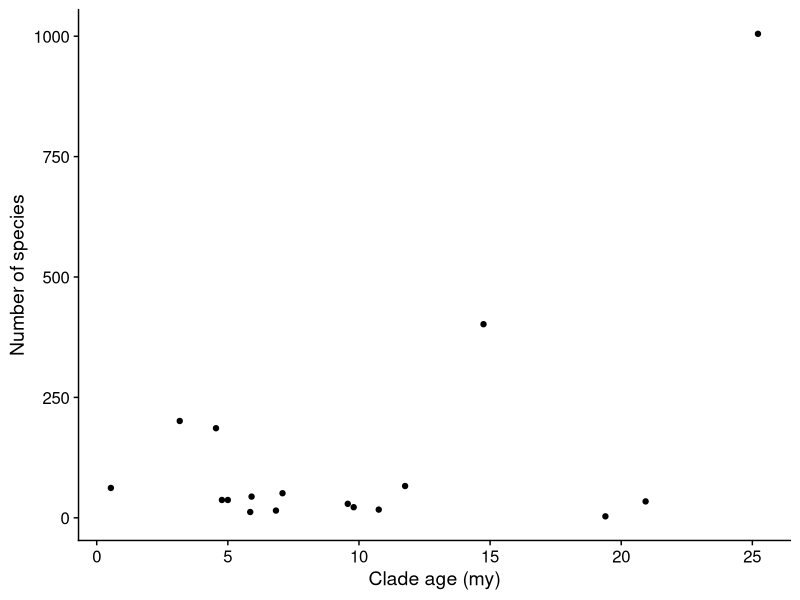
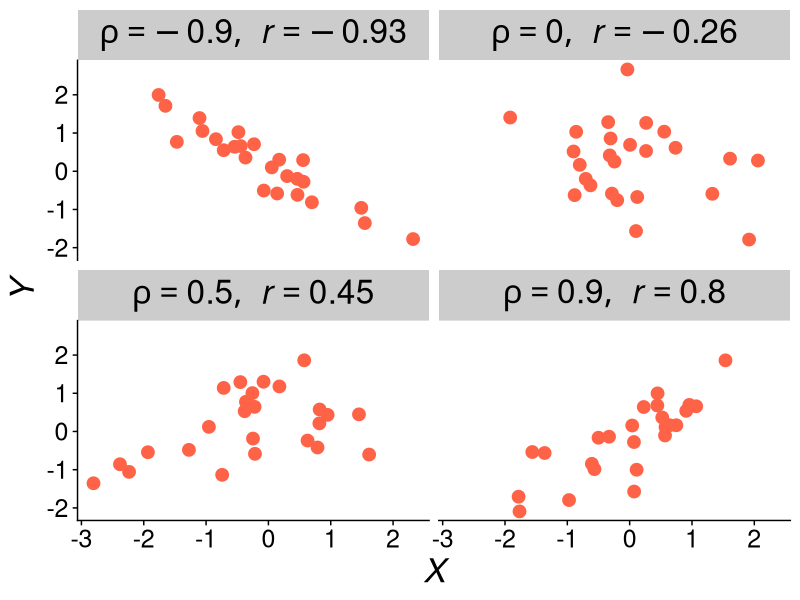
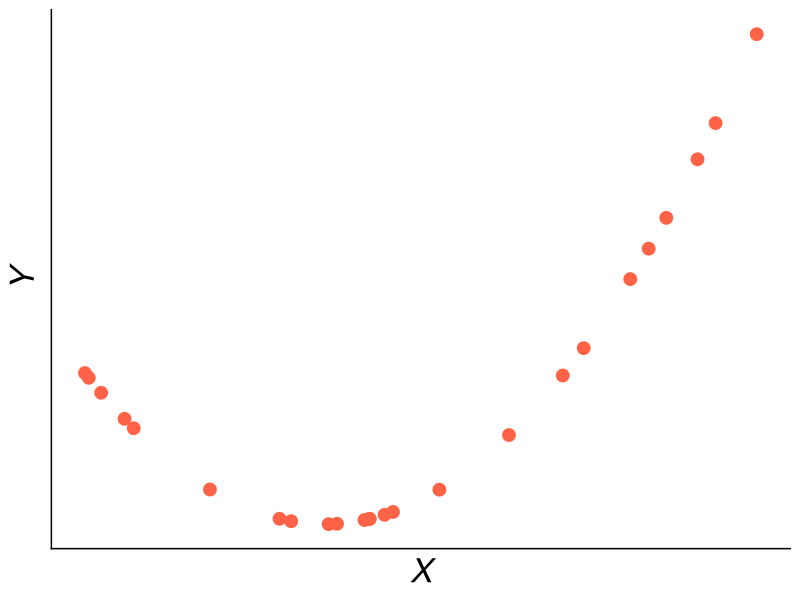
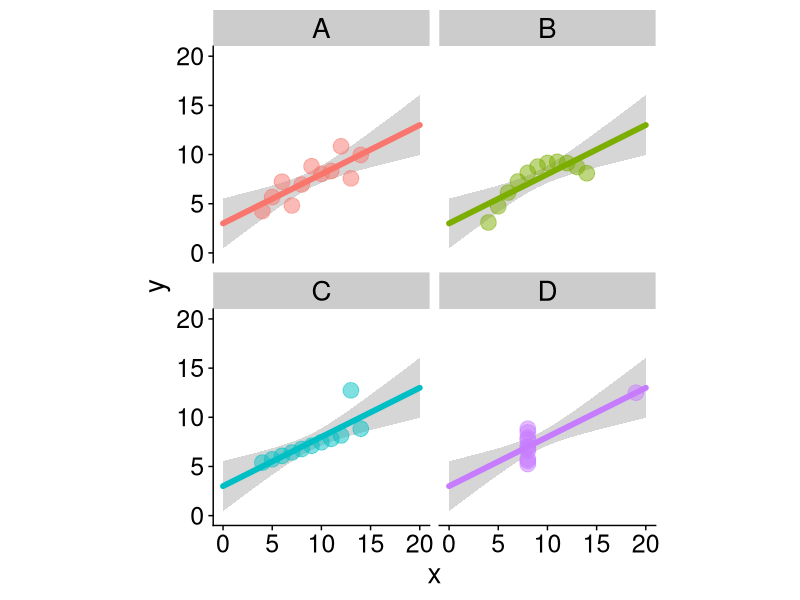
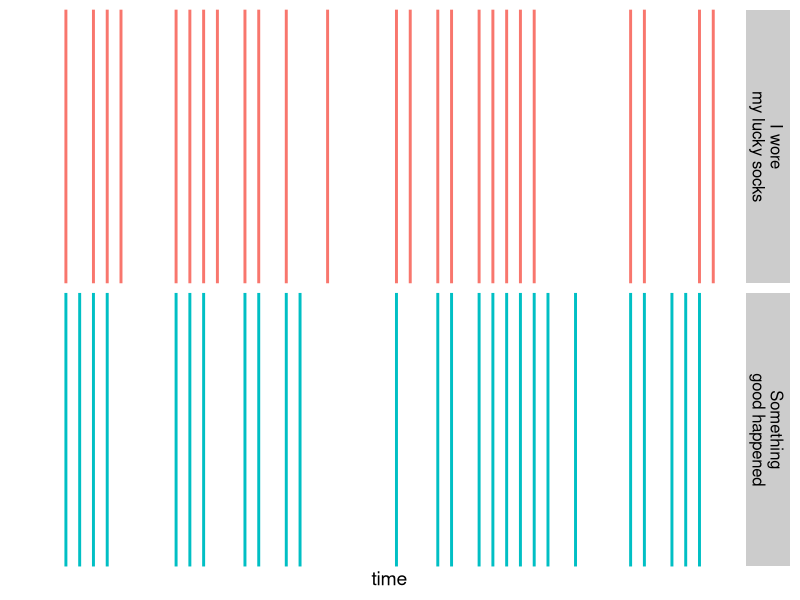
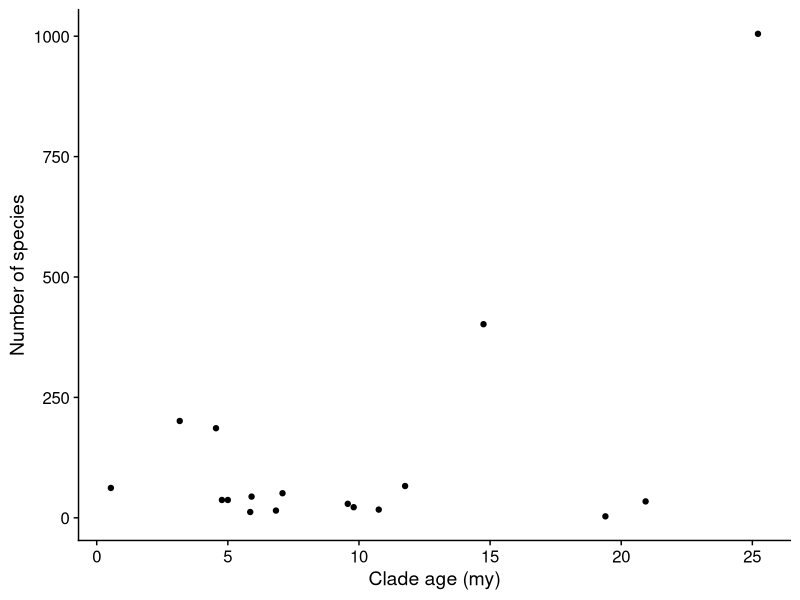

The R source for these figures, in order:
## ---- chunk 1
knitr::opts_chunk$set(echo = FALSE, warning = FALSE,
                      message = FALSE, eval = TRUE)

library(cowplot)
library(ggplot2)
library(dplyr)
library(viridis)
library(glue)
library(stringr)
library(tidyr)
library(purrr)
library(magrittr)
## ---- chunk 2
#| fig-align: center
#| fig-width: 4
#| fig-height: 3
#| out-width: "6.5in"

hi_insect <- read.csv("../data/hembry_etal.csv")
hi_insect$clade_richness <- round(hi_insect$clade_richness)

ggplot(hi_insect, aes(x = clade_age, y = clade_richness)) +
    geom_point() +
    theme_cowplot() +
    xlab("Clade age (my)") +
    ylab("Number of species")
## ---- chunk 3
#| fig-align: center
#| fig-width: 7
#| fig-height: 5.5
#| out-width: "9in"

set.seed(20210420)
df <- c(-0.9, 0, 0.5, 0.9) %>%
  map_dfr(~ {
    ret <- MASS::mvrnorm(25, rep(0, 2), matrix(c(1, .x, .x, 1), ncol = 2)) %>%
  as_tibble(.name_repair = NULL) %>%
  rename(X = V1, Y = V2) %>%
  mutate(rho = .x)
    ret$r <- cor(ret$X, ret$Y)
    ret
  }) %>%
  mutate(label = str_c("list(rho==", rho, ",~italic(r)==", round(r, 2), ")"))

ggplot(df, aes(X, Y, label = label)) +
  facet_wrap(label ~ ., nrow = 2, labeller = label_parsed) +
  geom_point(color = "tomato", size = 4) +
  xlab(expression(italic(X))) +
  ylab(expression(italic(Y))) +
  theme_cowplot() +
  theme(
    axis.text = element_text(size = 18),
    axis.title = element_text(size = 24),
    strip.text = element_text(size = 24)
  )
## ---- chunk 4
#| echo: true

head(hi_insect, n = 3)

cor(hi_insect$clade_age, hi_insect$clade_richness)
## ---- chunk 5
#| echo: true

cor.test(hi_insect$clade_age, hi_insect$clade_richness)
## ---- chunk 6
cor.test(hi_insect$clade_age, hi_insect$clade_richness)
## ---- chunk 7
cor.test(hi_insect$clade_age, hi_insect$clade_richness)
## ---- chunk 8
#| echo: true
#| warning: false

cor.test(hi_insect$clade_age, hi_insect$clade_richness,
         method = "spearman")
## ---- chunk 9
set.seed(20210420)
df <- tibble(
  X = runif(25, -2, 3),
  Y = -1 + X + 2 * X ^ 2
)
## ---- chunk 10
#| fig-align: center
#| fig-width: 5
#| fig-height: 4
#| out-width: "6.5in"

ggplot(df, aes(X, Y)) +
  geom_point(color = "tomato", size = 4) +
  xlab(expression(italic(X))) +
  ylab(expression(italic(Y))) +
  theme_cowplot() +
  theme(
    axis.text = element_blank(),
    axis.ticks = element_blank(),
    axis.title = element_text(size = 24)
  )
## ---- chunk 11
#| fig-align: center
#| fig-width: 6
#| fig-height: 6
#| out-width: "7in"

anscombe_tidy <- anscombe %>%
  mutate(observation = seq_len(n())) %>%
  pivot_longer(-observation) %>%
  separate(name, c("variable", "set"), 1, convert = TRUE) %>%
  mutate(set = LETTERS[seq_len(4)][set]) %>%
  pivot_wider(names_from = "variable", values_from = "value")

ggplot(anscombe_tidy, aes(x, y, color = set)) +
  facet_wrap(vars(set)) +
  geom_smooth(method = "lm", show.legend = FALSE, fullrange = TRUE,
              size = 2, lineend = "round") +
  geom_point(size = 5, alpha = 0.5, show.legend = FALSE) +
  scale_x_continuous(limits = c(0, 20)) +
  scale_y_continuous(limits = c(0, 20)) +
  coord_equal() +
  theme_cowplot() +
  theme(
    axis.text = element_text(size = 18),
    axis.title = element_text(size = 20),
    strip.text = element_text(size = 20)
  )
## ---- chunk 12
#| fig-align: center
#| fig-width: 8
#| fig-height: 3
#| out-width: "9in"

set.seed(123)
x <- MASS::mvrnorm(50, c(0, 0), matrix(c(1, 0.8, 0.8, 1), nrow = 2))
x[x >= 0] <- 1
x[x < 1] <- 0

lucky <- cbind(1:nrow(x), x)
lucky <- rbind(lucky[, 1:2], lucky[, c(1, 3)])
lucky <- as.data.frame(lucky)
names(lucky) <- c("day", "event")
lucky$type <- rep(c("I wore\nmy lucky socks", "Something\ngood happened"),
                  each = nrow(x))

lucky <- lucky[lucky$event > 0, ]

ggplot(lucky, aes(x = day, y = event, color = type)) +
    geom_vline(aes(xintercept = day, color = type), linewidth = 1) +
    facet_grid(rows = vars(type)) +
    theme_cowplot() +
    theme(legend.position = "none",
          axis.text = element_blank(),
          axis.ticks.length = unit(0, "in"),
          axis.line = element_blank()) +
    xlab("time") +
    ylab("")
## ---- chunk 13
#| fig-align: center
#| fig-width: 4
#| fig-height: 3
#| out-width: "6.5in"

ggplot(hi_insect, aes(x = clade_age, y = clade_richness)) +
    geom_point() +
    theme_cowplot() +
    xlab("Clade age (my)") +
    ylab("Number of species")
